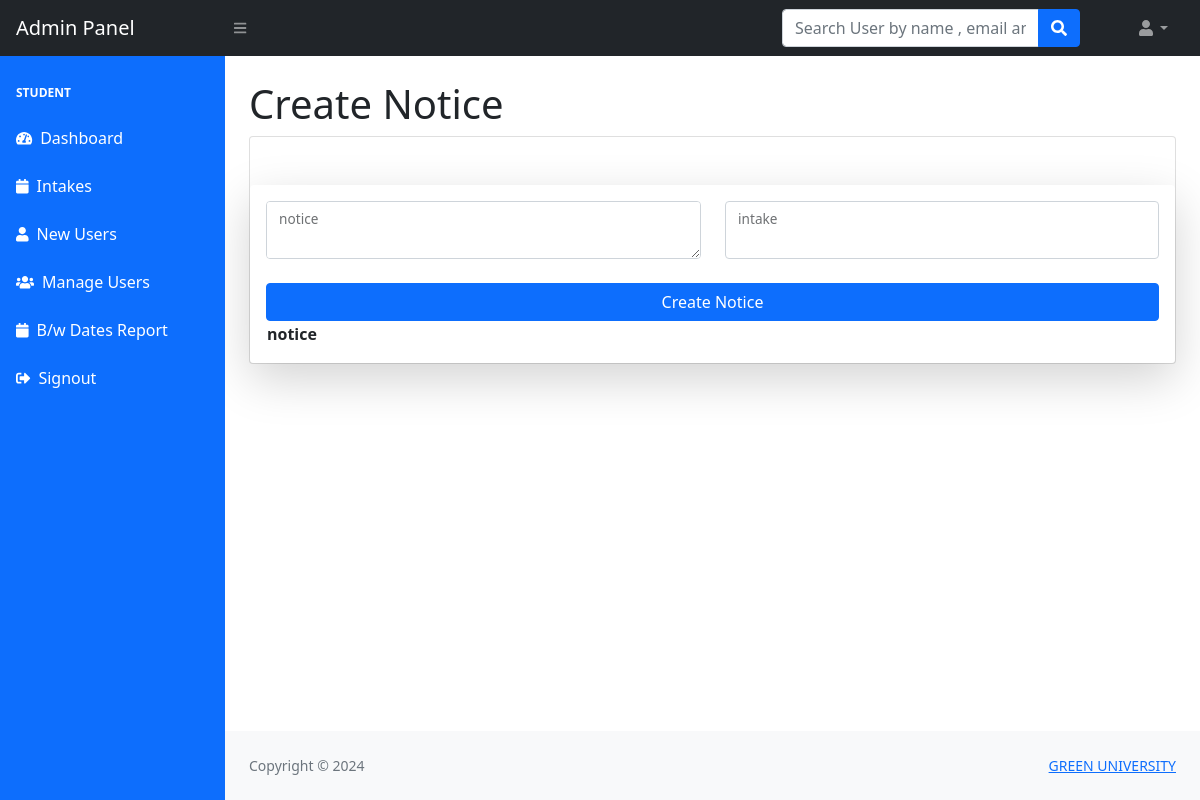
The app's page /admin/notice.php (signed in), older data.
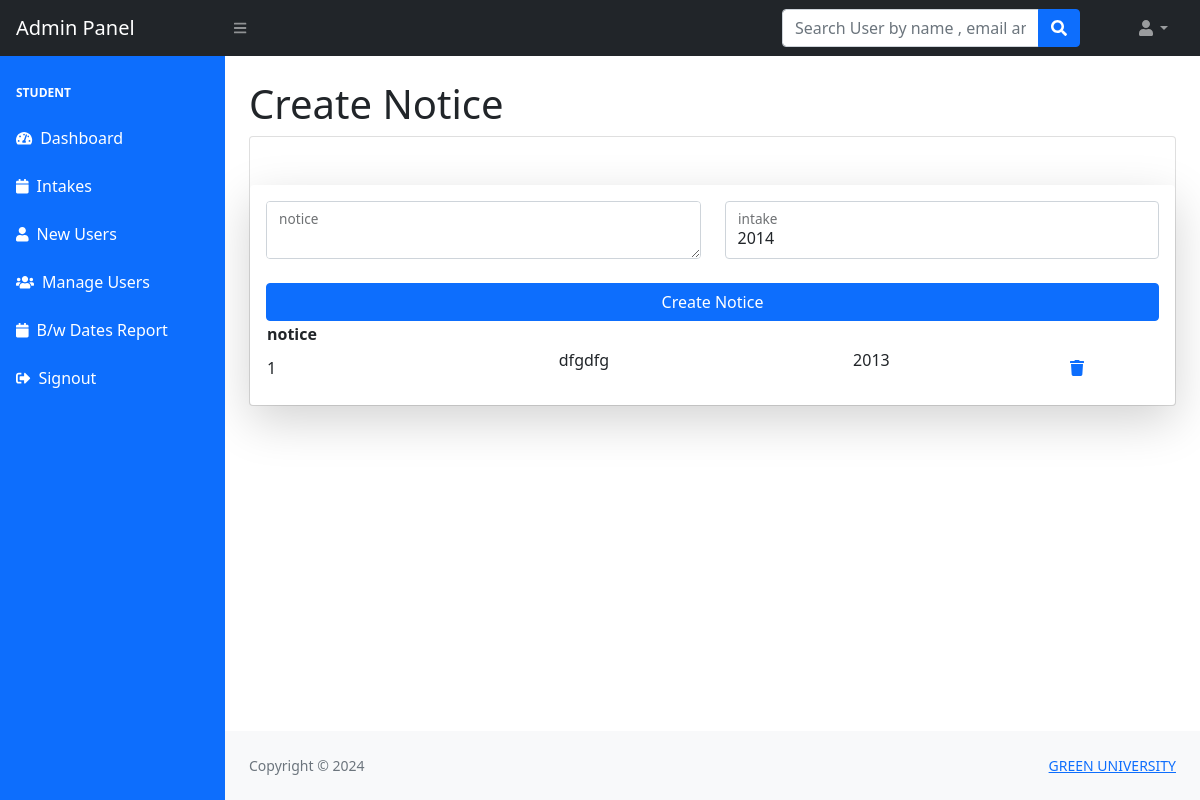
The same page, newer data.
### tables this page shows
CREATE TABLE `notice` (
  `id` int(11) NOT NULL,
  `notice` varchar(500) DEFAULT NULL,
  `intake` int(11) DEFAULT NULL
);

CREATE TABLE `intake` (
  `id` int(11) NOT NULL,
  `intake` varchar(11) DEFAULT NULL
);

### admin/notice.php (the view, shortened to what this page needs)
<?php session_start();
include_once('../includes/config.php');
if (strlen($_SESSION['adminid']==0)) {
  header('location:logout.php');
  } else{
?>
<!DOCTYPE html>
<html lang="en">
    <head>
        <link href="https://cdn.jsdelivr.net/npm/simple-datatables@latest/dist/style.css" rel="stylesheet" />
        <link href="../css/styles.css" rel="stylesheet" />
    </head>
    <body class="sb-nav-fixed">
      <?php include_once('includes/navbar.php');?>
        <div id="layoutSidenav">
          <?php include_once('includes/sidebar.php');?>
            <div id="layoutSidenav_content">
                <main>
                    <div class="container-fluid px-4">
                        <h1 class="mt-4">Create Notice</h1>
                        <div class="card mb-4">
                     <main>
                    <div>
                        <div>
                            <div class="col-lg-12">
                                <div class="card shadow-lg border-0 rounded-lg mt-5">
                                    <div class="card-body">
<form method="post" name="signup" onsubmit="return checkpass();">
<div class="row mb-3">
<div class="col-md-6">
<div class="form-floating mb-3 mb-md-0">
<textarea class="form-control"  id="notice" name="notice">
</textarea>
<label for="notice">notice</label>
</div>
</div>
<div class="col-md-6">
<div class="form-floating mb-3 mb-md-0">
<select  class="form-control" id="intake" name="intake" type="text" value="<?php echo $result['intakeCol'];?>"  >
 <?php $ret=mysqli_query($con,"select  * from intake   ");
                              while($row=mysqli_fetch_array($ret))
                                {
                                  ?>
                                  <option value="<?php echo $row['id']?>"><?php echo $row['intake'];?></option>
                                  <?php
                                }
                              ?>
</select>
<label for="intake">intake</label>
</div>
</div>
</div>
<div class="mt-4 mb-0">
<div class="d-grid"><button type="submit" class="btn btn-primary btn-block" name="submit">Create Notice</button></div>
</div>
                                        </form>
<table id="datatablesSimple" style="width: 100%">
                                    <thead>
                                        <tr>
                                  <th>notice</th>
                                        </tr>
                                    </thead>
                                    <tbody>
                                              <?php $ret=mysqli_query($con,"select  * ,intake.intake as intakeCol,notice.id as id  from notice  left join intake  on notice.intake=intake.id   ");
                              $cnt=1;
                              while($row=mysqli_fetch_array($ret))
                              {?>
                              <tr>
                              <td><?php echo $cnt;?></td>
                                  <td><p><?php echo $row['notice'];?></p></td>
                                  <td><p><?php echo $row['intakeCol'];?></p></td>
                                  <td>
                                     <a href="notice.php?id=<?php echo $row['id'];?>" onClick="return confirm('Do you really want to delete');"><i class="fa fa-trash" aria-hidden="true"></i></a>
                                  </td>
                              </tr>
                              <?php $cnt=$cnt+1; }?>
                                    </tbody>
                                </table>
                                    </div>
                                </div>
                            </div>
                        </div>
                    </div>
                </main>
                        </div>
                    </div>
                </main>
          <?php include('../includes/footer.php');?>
            </div>
        </div>
    </body>
</html>
<?php } ?>

Row changes from the older to the newer data that the page shows:
added notice: notice "dfgdfg", intake.intake "2013"
Text that changed along with them:
form field intake: (not shown) → "2014"
